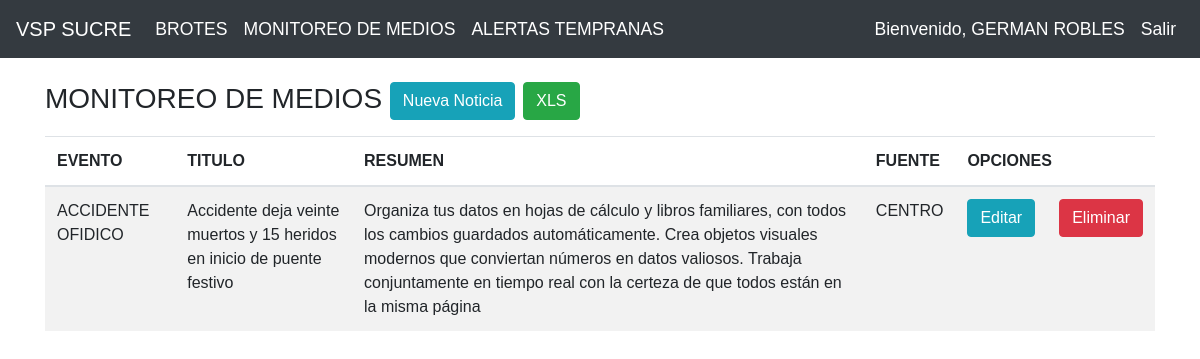
/medios/ (signed in), run on the app's committed database.
### apps/alertas_vsp/models.py (models this page shows, shortened)
class Medio(models.Model):
    profesional=models.CharField(max_length=50) #ENITH,  YONEIRA
    fecha_ingreso=models.DateField()
    semana=models.IntegerField()
    periodo=models.IntegerField()
    titulo_noticia=models.CharField(max_length=200)
    fecha_ocurrencia=models.DateField()
    resumen_noticia=models.CharField(max_length=1000)
    fuente_notificacion=models.CharField(max_length=50) #centro nacional de enlace, comunidad, externa a salud publica, externas al programa de vigilancia, instituto nacional de salud, laboratorio de salud publica departamental, monitoreo de medios, secretaria de salud municipal,sivigila
    enlace_noticia=models.CharField(max_length=200)
    evento=models.CharField(max_length=50)
    grupo_funcional=models.CharField(max_length=50) #Laboratorio de salud publica departamental, programa ampliado de inmunizaciones, programa ira, programa maternidad segura, programa salud ambiental,programa vectores, programa zoonosis, vigilancia en salud publica
    depto_ocurrencia=models.CharField(max_length=50)
    mun_ocurrencia=models.CharField(max_length=50)
    poblacion_afectada=models.CharField(max_length=50) #centro de proteccion, comunidad en general, FM-militares, IPS-instituciones prestadoras de salud, min poblacion minera, otros,PE- poblacion escolarizada, PI- poblacion indigena, PM- poblacion migrante, PN- policia, PPL-Poblacion privada de la libertad
    criterio_riesgo=models.CharField(max_length=50) #Gobernanza, poblacion intrahospitalaria, poblaciones especiales, reglamento sanitario internacional - EISP, situacion con afectacion al personal sanitario, situacion con muertes, situacion con riesgo reputacional
    confirmacion=models.CharField(max_length=5) #si No
    seguimiento=models.CharField(max_length=200)

### apps/alertas_vsp/views.py (the view)
# urls.py: path('medios/',views.medios,name="medios"),
@login_required
def medios(request):
    mediosListados= Medio.objects.all()
    eventosListados= Evento.objects.all()
    return render(request,"medios/medios.html",{"medios":mediosListados,"eventos":eventosListados})

### apps/alertas_vsp/templates/medios/medios.html
{% extends "../plantilla_home.html" %}
{% block body %}
    <div class="row">
        <div class="col-sm-12 col-md-12 col-lg-12 col-xl-12">
            <h3>MONITOREO DE MEDIOS
                <a href="crearMedio/" class="btn btn-info">Nueva Noticia</a>
                <a href="{% url 'reporteMedios' %}" class="btn btn-success"> XLS</a>
            </h3>
            <div class="table-responsive py-2">
                <table class="table table-striped">
                    <thead>
                        <tr>
                            <th id="txtprueba">EVENTO</th>
                            <th>TITULO</th>
                            <th>RESUMEN</th>
                            <th>FUENTE</th>
                            <th colspan="2">OPCIONES</th>
                        </tr>
                    </thead>
                    <tbody>
                        {% for medio in medios %}
                            <tr>
                                <td>{{medio.evento}}</td>
                                <td>{{medio.titulo_noticia}}</td>
                                <td>{{medio.resumen_noticia}}</td>
                                <td>{{medio.fuente_notificacion}}</td>
                                <td><a href="editarMedio/{{medio.id}}" class="btn btn-info">Editar</a></td>
                                <td><a href="eliminarMedio/{{medio.id}}" class="btn btn-danger">Eliminar</a></td>
                            </tr>
                        {% endfor %}
                    </tbody>
                </table>
            </div>
        </div>
    </div>
{% endblock%}

### apps/alertas_vsp/templates/plantilla_home.html (shortened to what this page needs)
<!DOCTYPE html>
<html lang="en">
<head>
    <link rel="stylesheet" href="https://cdn.jsdelivr.net/npm/bootstrap@4.3.1/dist/css/bootstrap.min.css">
    {% load static %}
    <link rel="stylesheet" href="{% static 'css/style.css' %}" />
  </head>
  <body>
      <nav  class="navbar navbar-expand-lg navbar-dark bg-dark">
        <a class="navbar-brand" href="{% url 'home' %}">VSP SUCRE</a>
        <div class="collapse navbar-collapse" id="navbarNav">
          <ul class="navbar-nav">
            <li class="nav-item active">
              <a class="nav-link" href="{% url 'brotes' %}">BROTES<span class="sr-only">(current)</span></a>
            </li>
            <li class="nav-item active">
              <a class="nav-link" href="{% url 'medios' %}">MONITOREO DE MEDIOS</a>
            </li>
            <li class="nav-item active">
              <a class="nav-link" href="{% url 'alertas' %}">ALERTAS TEMPRANAS</a>
            </li>
          </ul>
         <ul class="navbar-nav ml-auto">
              {% if user.is_authenticated %}
              <li class="nav-item active">
                <a class="nav-link" href="{% url 'salir' %}">Bienvenido, {{ user.first_name }} {{ user.last_name }} </a>
              </li>
              {% endif %}
              <ul class="navbar-nav ml-auto">
              <li class="nav-item active">
                <a class="nav-link" href="{% url 'salir' %}">Salir</a>
              </li>
          </ul>
        </div>
      </nav>
      <div class="container py-4">
            {% block body %}
            {% endblock%}
        </div>
{% load static %}
</body>
</html>

### apps/alertas_vsp/static/css/style.css (style rules this page uses)
body { font-family: 'Bradley Hand', sans-serif !important; }
.navbar-nav .nav-item .nav-link { font-size: 1.1em; color: white; }

### data on the page
Medio: evento "ACCIDENTE OFIDICO", titulo_noticia "Accidente deja veinte muertos y 15 heridos en inicio de puente festivo", resumen_noticia "Organiza tus datos en hojas de cálculo y libros familiares, con todos los cambios guardados automáticamente. Crea objetos visuales modernos que conviertan números en datos valiosos. Trabaja conjuntamente en tiempo real con la certeza de que todos están en la misma página", fuente_notificacion "CENTRO"

### other printed values
{{ user.first_name }} "GERMAN"
{{ user.last_name }} "ROBLES"
